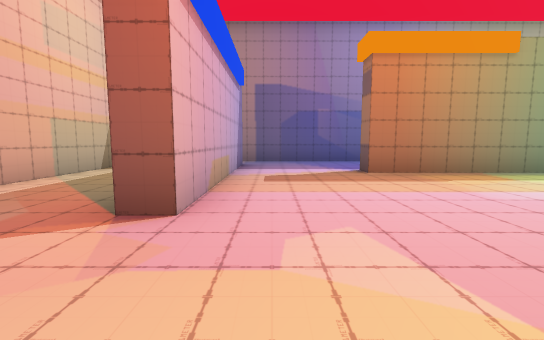
[1] (above)

19 first-person views from a walk through a 3-D level made in the Unity game engine. The camera is 1.2 m above the floor, tilts 6° down and sees 90° across. The floor is counted in squares, 2 m on a side. Each view is taken from the middle of a square. On the plan, view 1 faces up. The plan holds only what a view shows up to about 9 squares ahead; the rest is blank. The player is left out.

[2]
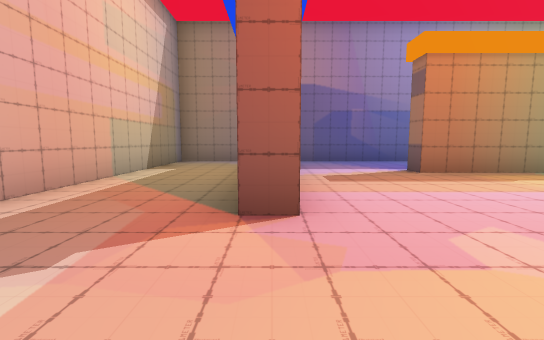

[3]
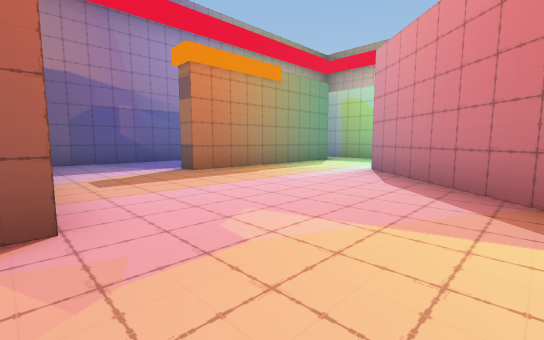

[4]
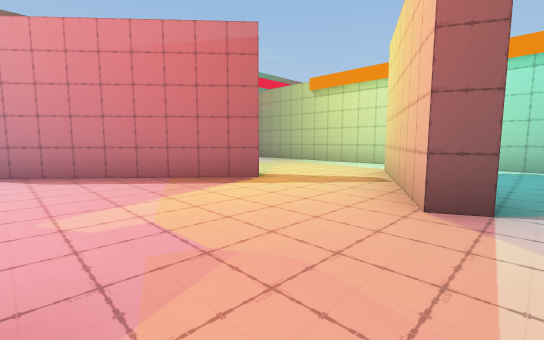

[5]
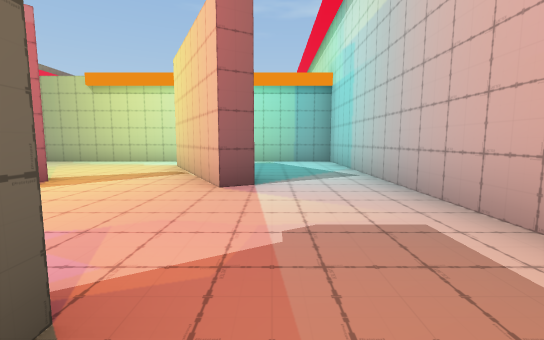

[6]
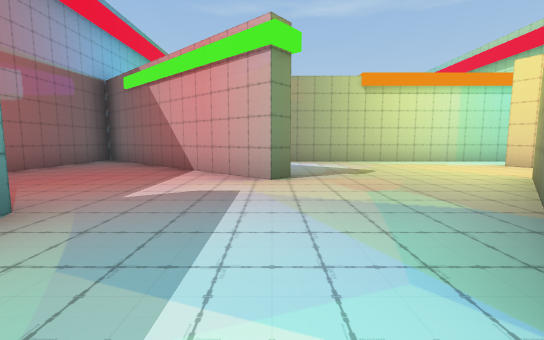

[7]
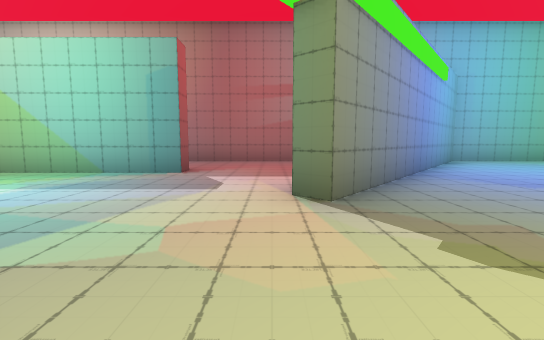

[8]
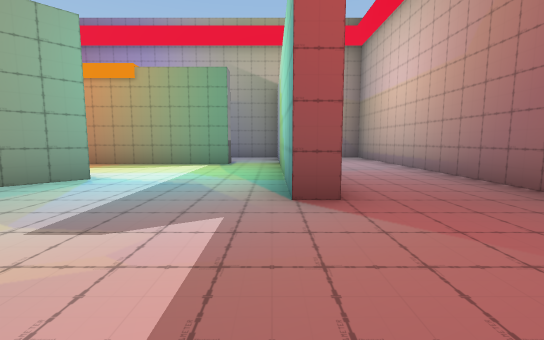

[9]
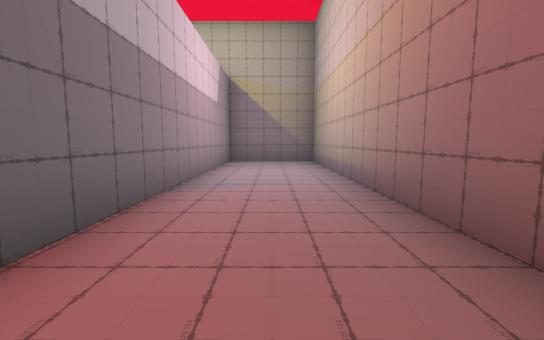

[10]
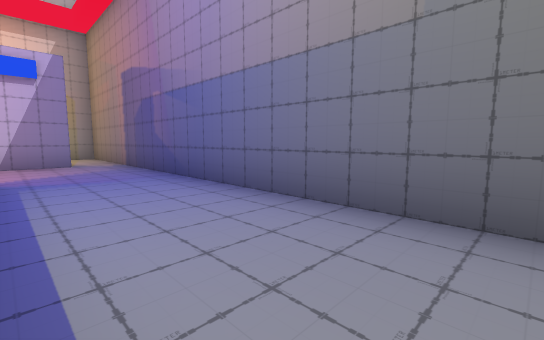

[11]
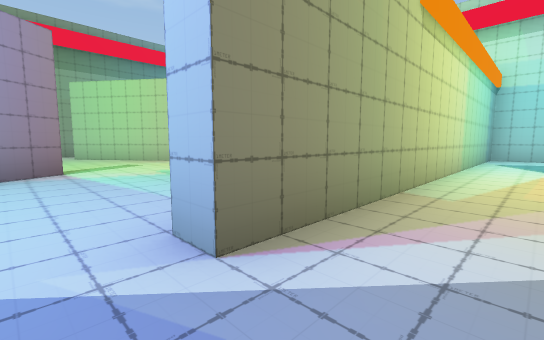

[12]
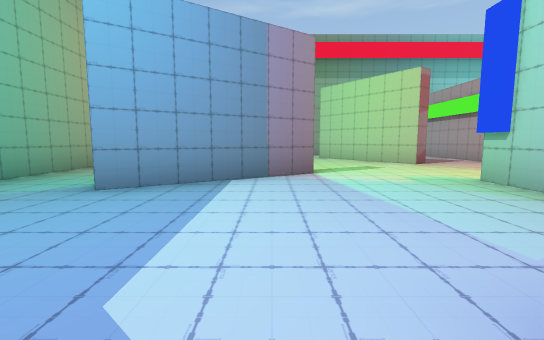

[13]
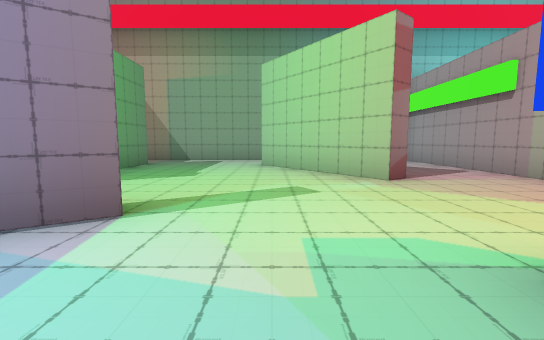

[14]
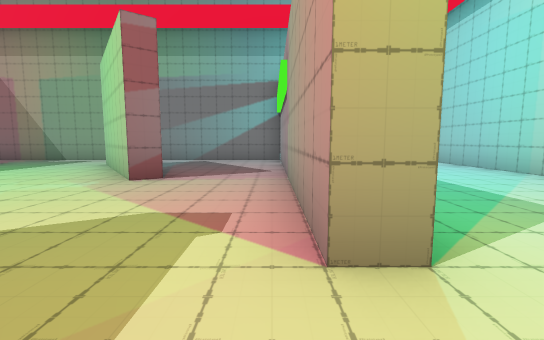

[15]
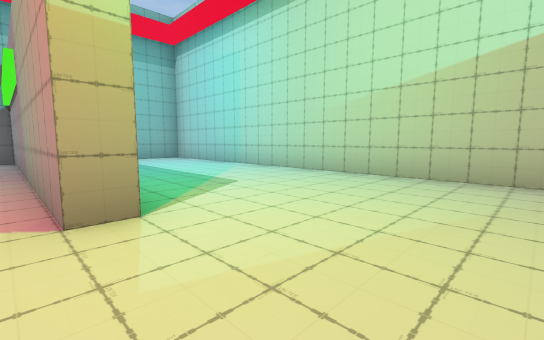

[16]
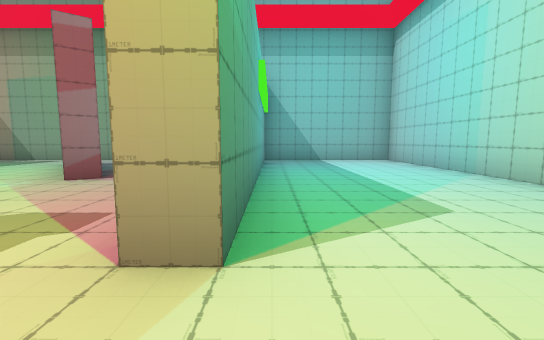

[17]
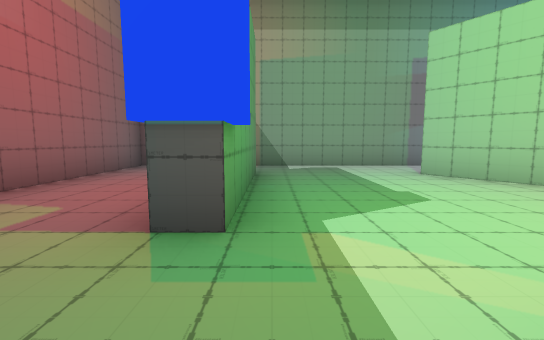

[18]
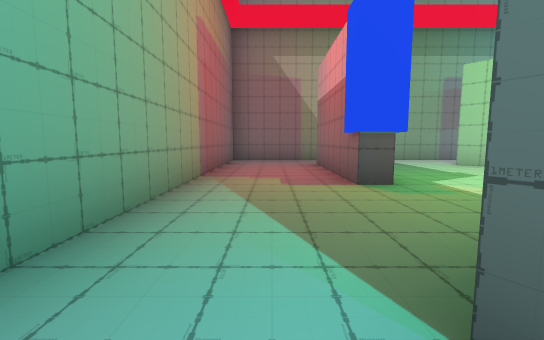

[19]
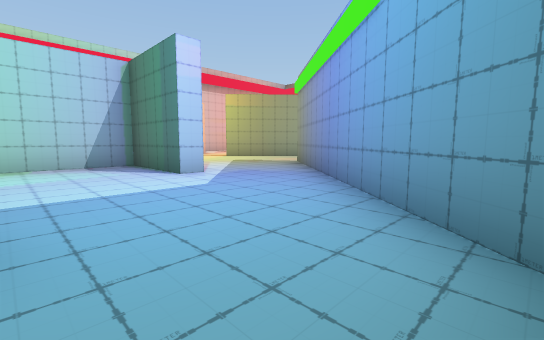

### Floor plan
Ten units are one square. View 1 is at (0, 0); x grows to the right and y downward. Boxes are objects, and circles mark ways between rooms. Rooms are numbered by the first view taken in them; rooms with no view inside come last. Other rooms are left out.
<svg viewBox="-43 -88 160 260">
<path fill="none" stroke="#000" d="M-19 8 -13 5 -7 18M14 11 48 -27M-8 -55 -8 -22 -14 -22M-6 -83 -38 -83 -38 52 5 52M69 -56 69 -52 19 -52 19 -58M82 -24 82 -59M34 -4 17 14M52 -24 44 -16M88 -7 82 -7 82 -24M92 47 57 16 60 12 112 58 112 36M5 52 62 52M-7 18 3 37M112 36 112 -83 87 -83 87 -12M-8 -72 -8 -55M71 -83 -6 -83M61 102 92 83M26 124 31 121 53 150M7 92 7 167 84 167M82 152 82 117M62 52 62 57 38 57 38 92M112 95 112 65 92 47M-38 69 -38 167 2 167M2 162 2 92 7 92M87 118 87 152M82 117 89 117 89 122M84 167 112 167 112 95"/>
<circle cx="-5" cy="45" r="3" fill="#2a7"/>
<circle cx="5" cy="10" r="3" fill="#2a7"/>
<circle cx="65" cy="-30" r="3" fill="#2a7"/>
<circle cx="-10" cy="-80" r="3" fill="#2a7"/>
<circle cx="5" cy="-50" r="3" fill="#2a7"/>
<circle cx="70" cy="-50" r="3" fill="#2a7"/>
<circle cx="92" cy="20" r="3" fill="#2a7"/>
<circle cx="75" cy="50" r="3" fill="#2a7"/>
<circle cx="15" cy="90" r="3" fill="#2a7"/>
<circle cx="105" cy="90" r="3" fill="#2a7"/>
<circle cx="80" cy="110" r="3" fill="#2a7"/>
<circle cx="80" cy="160" r="3" fill="#2a7"/>
<text x="0" y="-20">1</text>
<text x="50" y="20">2</text>
<text x="100" y="-30">3</text>
<text x="30" y="-70">4</text>
<text x="50" y="110">5</text>
<text x="-10" y="110">6</text>
<text x="100" y="130">7</text>
</svg>
Room 1 opens to room 2. Room 1 opens to room 4. Room 2 opens to room 3. Room 2 opens to room 5. Room 5 opens to room 6. Room 5 opens to room 7.

Where each view was taken, in squares from view 1:
view 1: 0 up, 0 right, facing up
view 2: 0 up, 1 left, facing up
view 3: 0 up, 1 left, facing up-right
view 4: 2 up, 2 left, facing down-right
view 5: 3 up, 2 left, facing down
view 6: 3 up, 6 right, facing down
view 7: 1 down, 3 right, facing right
view 8: 2 down, 8 right, facing up
view 9: 0 up, 10 right, facing up
view 10: 6 up, 7 right, facing up-left
view 11: 4 down, 7 right, facing down-left
view 12: 5 down, 7 right, facing down
view 13: 8 down, 5 right, facing down
view 14: 8 down, 1 right, facing down
view 15: 7 down, 1 right, facing down-left
view 16: 8 down, 0 right, facing down
view 17: 10 down, 8 right, facing down
view 18: 8 down, 10 right, facing down
view 19: 8 down, 11 right, facing up-left
